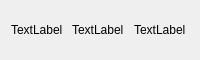
<?xml version="1.0" encoding="UTF-8"?>
<ui version="4.0">
 <class>SimpleInspector</class>
 <widget class="QWidget" name="SimpleInspector">
  <property name="geometry">
   <rect>
    <x>0</x>
    <y>0</y>
    <width>200</width>
    <height>60</height>
   </rect>
  </property>
  <layout class="QHBoxLayout" name="layout">
   <item>
    <widget class="QLabel" name="name">
     <property name="text">
      <string>TextLabel</string>
     </property>
    </widget>
   </item>
   <item>
    <widget class="QLabel" name="value">
     <property name="text">
      <string>TextLabel</string>
     </property>
    </widget>
   </item>
   <item>
    <widget class="QLabel" name="unit">
     <property name="text">
      <string>TextLabel</string>
     </property>
    </widget>
   </item>
  </layout>
 </widget>
 <resources/>
 <connections/>
</ui>
